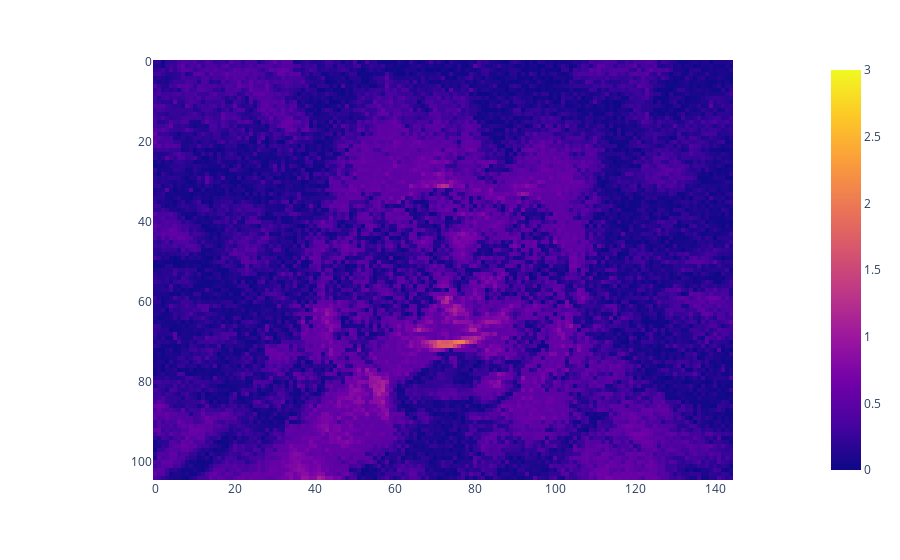

This figure's notebook cell:
### Code cell
# Calculate gamma (3%, 2mm)

g, p = film.gamma2D(
    reference=dcm,
    dose_ta=3,
    dist_ta=2,
    dose_threshold=10,
)

print(p)
px.imshow(g, zmax=3)

### Figure 1 — Plotly figure (JSON) as saved in the notebook; plotly's stock layout.template omitted (floating-point values rounded to 4 significant figures; data arrays with more than 128 entries replaced by an {"elided": "..."} marker saying what was removed)
{"data": [{"coloraxis": "coloraxis", "hovertemplate": "x: %{x}<br>y: %{y}<br>color: %{z}<extra></extra>", "name": "0", "type": "heatmap", "xaxis": "x", "yaxis": "y", "z": {"elided": "105x145 float values"}}], "layout": {"coloraxis": {"cmax": 3, "cmin": 0, "colorscale": [[0, "#0d0887"], [0.1111, "#46039f"], [0.2222, "#7201a8"], [0.3333, "#9c179e"], [0.4444, "#bd3786"], [0.5556, "#d8576b"], [0.6667, "#ed7953"], [0.7778, "#fb9f3a"], [0.8889, "#fdca26"], [1, "#f0f921"]]}, "margin": {"t": 60}, "xaxis": {"anchor": "y", "constrain": "domain", "domain": [0, 1], "scaleanchor": "y"}, "yaxis": {"anchor": "x", "autorange": "reversed", "constrain": "domain", "domain": [0, 1]}}}
